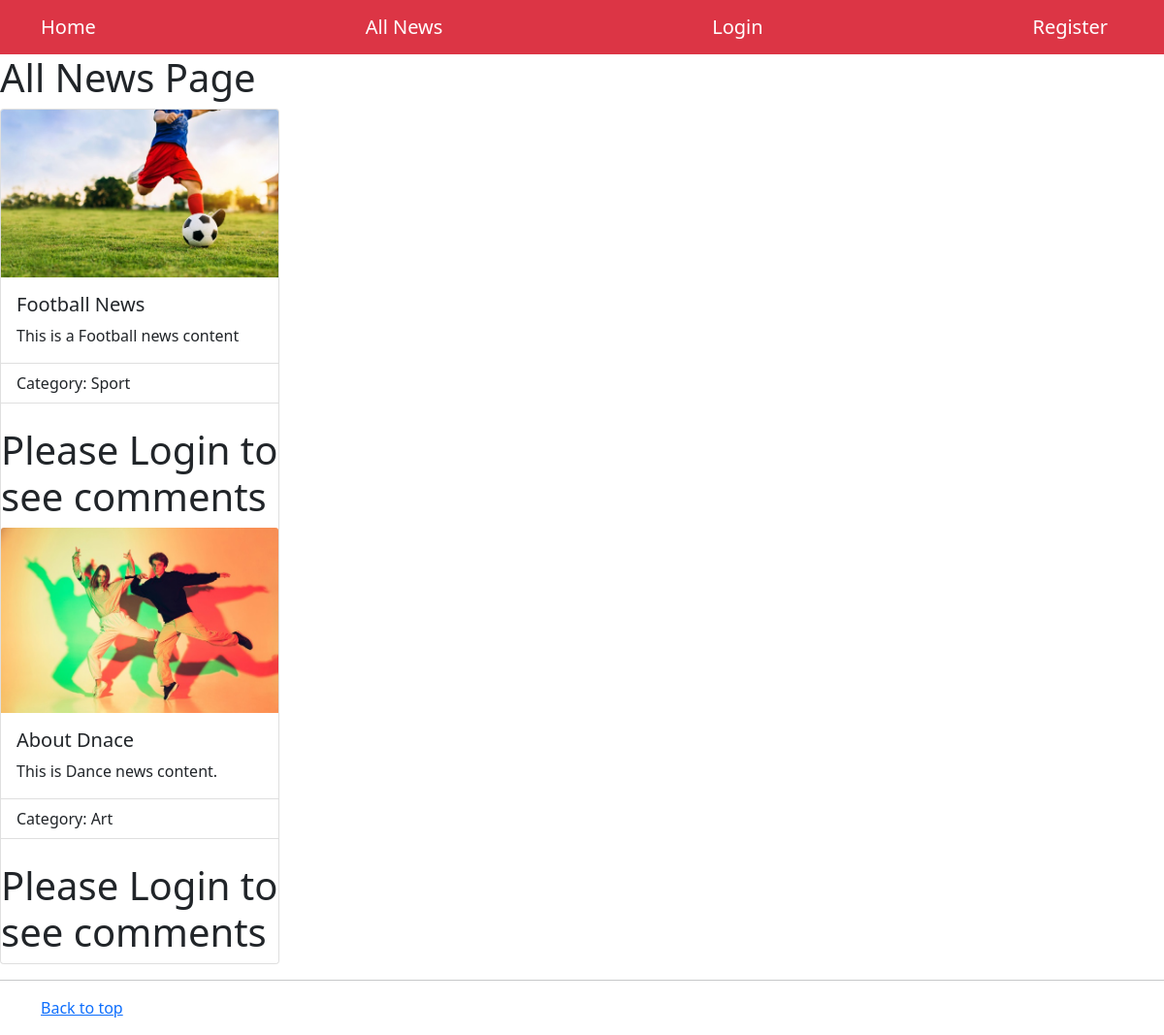
The page /all_news on the database its author committed.
### news_app/models.py (models this page shows, shortened)
class News(models.Model):
    category = models.ForeignKey(Category, on_delete=models.CASCADE)
    title = models.CharField(max_length=300)
    image = models.ImageField(upload_to='imgs/')
    content = models.TextField()
    add_time = models.DateTimeField(auto_now_add=True)
    class Meta:
        verbose_name_plural = 'News'

class Category(models.Model):
    title = models.CharField(max_length=200)
    category_image = models.ImageField(upload_to='imgs/')
    class Meta:
        verbose_name_plural = 'Categories'
    def __str__(self):
        return self.title

### news_app/views.py (the view)
# urls.py: path('all_news', views.all_news, name='all-news'),
def all_news(request):
    my_news = News.objects.all()
    return render(request, 'all-news.html', {'my_news': my_news})

### news_app/templates/all-news.html (shortened to what this page needs)
{% extends 'base.html' %}
{% block content %}
    <!DOCTYPE html>
    <html lang="en">
    <head>
        <link href="https://cdn.jsdelivr.net/npm/bootstrap@5.0.0-beta3/dist/css/bootstrap.min.css" rel="stylesheet"
>
    </head>
    <body>
    <h1>All News Page</h1>
    <div class="card" style="width: 18rem;">
        {% for n in my_news %}
            <img src="/media/{{ n.image }}" class="card-img-top" alt="No stuff">
            <div class="card-body">
                <h5 class="card-title">{{ n.title }}</h5>
                <p class="card-text">{{ n.content }}</p>
            </div>
            <ul class="list-group list-group-flush">
                <li class="list-group-item">Category: {{ n.category }}</li>
            </ul>
            {% if user.is_authenticated %}
                <div class="card-body">
                    <a href='/detail/{{ n.id }}' class="card-link">Comment</a>
                </div>
                <br/>
            {% else %}
                <br/>
                <h1>Please Login to see comments</h1>
            {% endif %}
        {% endfor %}
    </div>
    </body>
    </html>
{% endblock %}

### rows shown on the page
News: image (picture), title "Football News", content "This is a Football news content", category "Sport"
News: image (picture), title "About Dnace", content "This is Dance news content.", category "Art"
